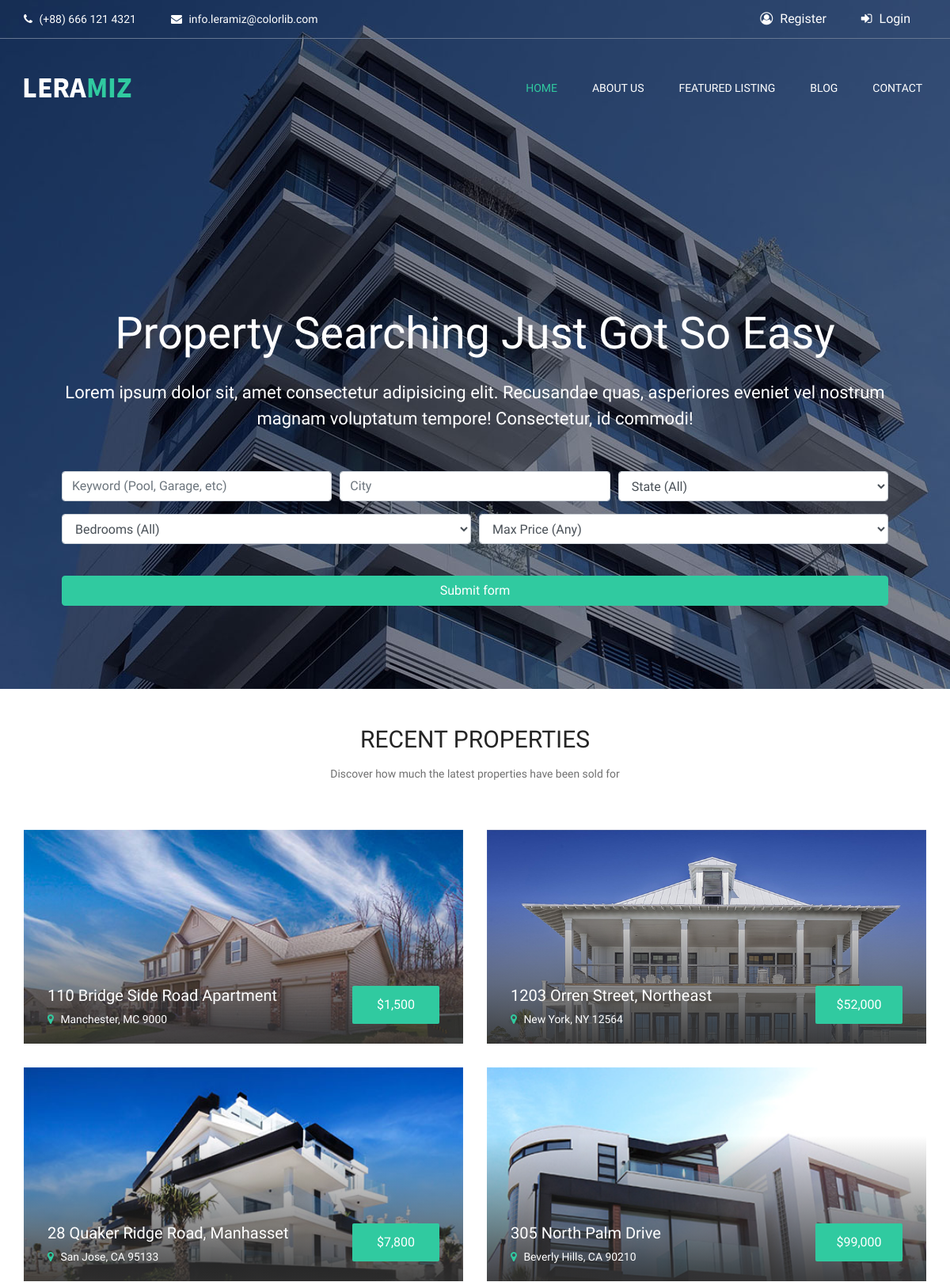
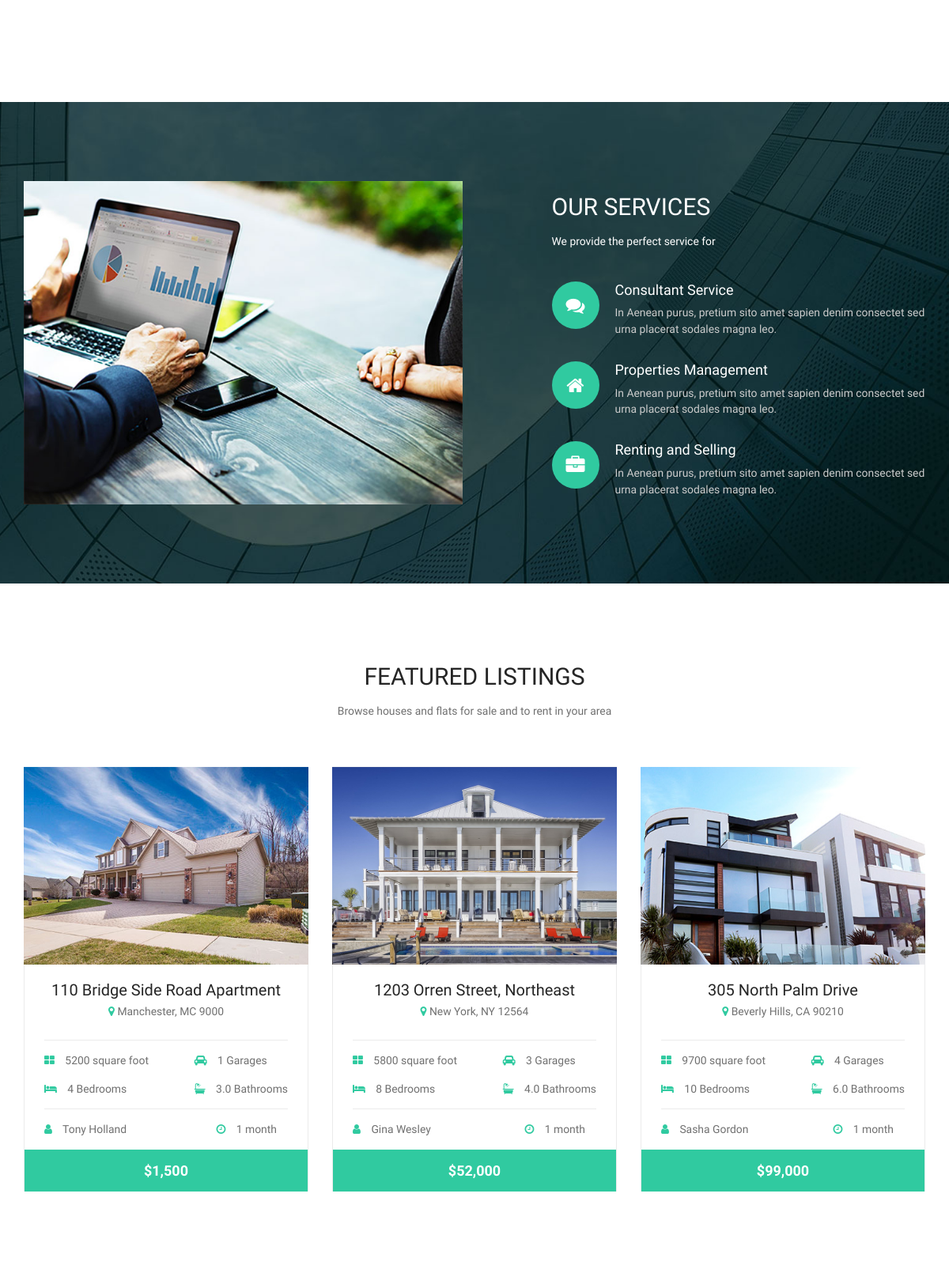
The page / (upper part) on the database its author committed (2 pictures, top to bottom).
### listings/models.py (models this page shows, shortened)
class Listing(models.Model):
    realtor = models.ForeignKey(Realtor, on_delete=models.DO_NOTHING)
    category = models.ForeignKey(Category, on_delete=models.CASCADE)
    title = models.CharField(max_length=120)
    city = models.CharField(max_length=200)
    state = models.CharField(max_length=200)
    zipcode = models.CharField(max_length=20)
    description = models.TextField(blank=True)
    price = models.IntegerField()
    bedrooms = models.IntegerField()
    bathrooms = models.DecimalField(max_digits=2, decimal_places=1)
    garage = models.IntegerField(default=0)
    sqft = models.IntegerField()
    ac = models.CharField(max_length=200)
    heater = models.CharField(max_length=200)
    city_views = models.CharField(max_length=200)
    tel = models.CharField(max_length=200)
    internet = models.CharField(max_length=200)
    laundry = models.CharField(max_length=200)
    metro = models.CharField(max_length=200)
    electric = models.CharField(max_length=200)
    is_publish = models.BooleanField(default=True)
    list_date = models.DateTimeField(default=datetime.now, blank=True)
    is_featured = models.BooleanField(default=False)
    sale_type = models.BooleanField(default=False)
    photo_main = models.ImageField(upload_to='photos/%Y/%m/%d/')
    photo_1 = models.ImageField(upload_to='photos/%Y/%m/%d/', blank=True)
    photo_2 = models.ImageField(upload_to='photos/%Y/%m/%d/', blank=True)
    photo_3 = models.ImageField(upload_to='photos/%Y/%m/%d/', blank=True)
    photo_4 = models.ImageField(upload_to='photos/%Y/%m/%d/', blank=True)
    photo_5 = models.ImageField(upload_to='photos/%Y/%m/%d/', blank=True)

### realtors/models.py (models this page shows, shortened)
class Realtor(models.Model):
    avatar = models.ImageField(upload_to='photos/%Y/%m/%d/')
    name = models.CharField(max_length=150)
    designation = models.CharField(max_length=150)
    phone = models.CharField(max_length=150)
    email = models.CharField(max_length=150)
    fb_link = models.URLField()
    insta_link = models.URLField()
    twitter_link = models.URLField()

### pages/views.py (the view)
# urls.py: path('', views.index, name='blog'),
def index(request):
    recent = Listing.objects.filter(is_publish=True).order_by('-list_date')[:4]
    featured = Listing.objects.filter(is_featured=True).order_by('-list_date')[:3]
    sale = Listing.objects.filter(sale_type=True).order_by('-list_date')[:4]
    cat_property = Category.objects.all()
    blog = Article.objects.order_by('-posted_on')[:3]
    testimonials = Testimonial.objects.all()
    context = {
        "recent": recent,
        "featured": featured,
        "sale": sale,
        "cat_property": cat_property,
        "blog": blog,
        "bedroom_choices": bedroom_choices,
        "price_choices": price_choices,
        "state_choices": state_choices,
        "testimonials": testimonials,
    }
    return render(request, "pages/index.html", context)

### templates/pages/index.html (shortened to what this page needs)
{% extends 'base.html' %}
{% load static %}
{% load humanize %}
{% block content %}
<section class="hero-section set-bg" data-setbg="{% static 'img/bg.jpg' %}">
    <div class="container hero-text text-white">
      <div class="home-search">
        <div class="overlay p-5">
          <h1 class="display-4 mb-4">
            Property Searching Just Got So Easy
          </h1>
          <p class="lead">Lorem ipsum dolor sit, amet consectetur adipisicing elit. Recusandae quas, asperiores eveniet vel nostrum magnam
            voluptatum tempore! Consectetur, id commodi!</p>
          <div class="search">
            <form action="{% url 'search' %}" method="GET">
              <div class="form-row">
                <div class="col-md-4 mb-3">
                  <input type="text" name="keywords" class="form-control" placeholder="Keyword (Pool, Garage, etc)">
                </div>
                <div class="col-md-4 mb-3">
                  <input type="text" name="city" class="form-control" placeholder="City">
                </div>
                <div class="col-md-4 mb-3">
                  <select name="state" class="form-control">
                    <option selected="true" disabled="disabled">State (All)</option>
                  </select>
                </div>
              </div>
              <div class="form-row">
                <div class="col-md-6 mb-3">
                  <select name="bedrooms" class="form-control">
                    <option selected="true" disabled="disabled">Bedrooms (All)</option>
                  </select>
                </div>
                <div class="col-md-6 mb-3">
                  <select name="price" class="form-control" id="type">
                    <option selected="true" disabled="disabled">Max Price (Any)</option>
                  </select>
                </div>
              </div>
              <button class="btn btn-secondary btn-block mt-4" type="submit">Submit form</button>
            </form>
          </div>
        </div>
      </div>
    </div>
</section>
<section class="properties-section spad">
    <div class="container">
        <div class="section-title text-center">
            <h3>RECENT PROPERTIES</h3>
            <p>Discover how much the latest properties have been sold for</p>
        </div>
        <div class="row">
            {% if recent %}
                {% for r in recent %}
                    <div class="col-md-6">
                        <div class="propertie-item set-bg" data-setbg="{{ r.photo_main.url }}">
                            <div class="propertie-info text-white">
                                <div class="info-warp">
                                    <h5>{{ r.title }}</h5>
                                    <p><i class="fa fa-map-marker"></i> {{ r.city }}, {{ r.state }} {{ r.zipcode }}</p>
                                </div>
                                <div class="price">${{ r.price | intcomma }}</div>
                            </div>
                        </div>
                    </div>
                {% endfor %}
            {% else %}
                <div class="col-md-12 text-center">
                    <h2>No Listings Available</h2>
                </div>
            {% endif %}
        </div>
    </div>
</section>
<section class="services-section spad set-bg" data-setbg="{% static 'img/service-bg.jpg' %}">
    <div class="container">
        <div class="row">
            <div class="col-lg-6">
                <img src="{% static 'img/service.jpg' %}" alt="">
            </div>
            <div class="col-lg-5 offset-lg-1 pl-lg-0">
                <div class="section-title text-white">
                    <h3>OUR SERVICES</h3>
                    <p>We provide the perfect service for </p>
                </div>
                <div class="services">
                    <div class="service-item">
                        <i class="fa fa-comments"></i>
                        <div class="service-text">
                            <h5>Consultant Service</h5>
                            <p>In Aenean purus, pretium sito amet sapien denim consectet sed urna placerat sodales magna leo.</p>
                        </div>
                    </div>
                    <div class="service-item">
                        <i class="fa fa-home"></i>
                        <div class="service-text">
                            <h5>Properties Management</h5>
                            <p>In Aenean purus, pretium sito amet sapien denim consectet sed urna placerat sodales magna leo.</p>
                        </div>
                    </div>
                    <div class="service-item">
                        <i class="fa fa-briefcase"></i>
                        <div class="service-text">
                            <h5>Renting and Selling</h5>
                            <p>In Aenean purus, pretium sito amet sapien denim consectet sed urna placerat sodales magna leo.</p>
                        </div>
                    </div>
                </div>
            </div>
        </div>
    </div>
</section>
<section class="feature-section spad">
    <div class="container">
        <div class="section-title text-center">
            <h3>Featured Listings</h3>
            <p>Browse houses and flats for sale and to rent in your area</p>
        </div>
        <div class="row">
            {% if featured %}
                {% for f in featured %}
                    <div class="col-lg-4 col-md-6">
                        <div class="feature-item">
                            <div class="feature-pic set-bg" data-setbg="{{ f.photo_main.url }}">
                            </div>
                            <div class="feature-text">
                                <div class="text-center feature-title">
                                    <h5>{{ f.title }}</h5>
                                    <p><i class="fa fa-map-marker"></i> {{ f.city }}, {{ f.state }} {{ f.zipcode }}</p>
                                </div>
                                <div class="room-info-warp">
                                    <div class="room-info">
                                        <div class="rf-left">
                                            <p><i class="fa fa-th-large"></i> {{ f.sqft }} square foot</p>
                                            <p><i class="fa fa-bed"></i> {{ f.bedrooms }} Bedrooms</p>
                                        </div>
                                        <div class="rf-right">
                                            <p><i class="fa fa-car"></i> {{ f.garage }} Garages</p>
                                            <p><i class="fa fa-bath"></i> {{ f.bathrooms }} Bathrooms</p>
                                        </div>
                                    </div>
                                    <div class="room-info">
                                        <div class="rf-left">
                                            <p><i class="fa fa-user"></i> {{ f.realtor.name }}</p>
                                        </div>
                                        <div class="rf-right">
                                            <p><i class="fa fa-clock-o"></i> {{ f.list_date | timesince }}</p>
                                        </div>
                                    </div>
                                </div>
                                <a href="{% url 'single_listing' f.id %}" class="room-price">${{ f.price | intcomma }}</a>
                            </div>
                        </div>
                    </div>
                {% endfor %}
            {% else %}
                <div class="col-md-12 text-center">
                    <h2>No Featured Property</h2>
                </div>
            {% endif %}
        </div>
    </div>
</section>
{% endblock %}

### leramiz/static/css/style.css (style rules this page uses)
html, body { height: 100%; font-family: 'Source Sans Pro', sans-serif; -webkit-font-smoothing: antialiased; font-smoothing: antialiased; }
h1, h2, h3, h4, h5, h6 { margin: 0; font-weight: 600; color: #252525; }
h1 { font-size: 70px; }
h3 { font-size: 30px; }
h5 { font-size: 20px; }
p { font-size: 13.9px; color: #707070; }
img { max-width: 100%; }
.section-title { margin-bottom: 60px; }
.section-title h3 { font-weight: 400; margin-bottom: 15px; text-transform: uppercase; }
.section-title p { margin-bottom: 0; }
.set-bg { background-repeat: no-repeat; background-size: cover; background-position: top center; }
.spad { padding-top: 100px; padding-bottom: 100px; }
.text-white h1, .text-white h2, .text-white h3, .text-white h4, .text-white h5, .text-white p, .text-white span, .text-white li, .text-white a { color: #fff; }
.hero-section { position: relative; height: 870px; margin-bottom: -54px; }
.hero-text { padding-top: 340px; text-align: center; }
.hero-text p { font-size: 22px; margin-bottom: 50px; }
.propertie-item { height: 270px; position: relative; margin-bottom: 30px; position: relative; }
.propertie-item:after { position: absolute; content: ""; width: 100%; height: 100%; left: 0; top: 0; background: -webkit-gradient(linear, left top, left bottom, from(rgba(0, 0, 0, 0)), color-stop(32%, rgba(15, 15, 15, 0)), to(rgba(48, 48, 48, 0.9))); background: -o-linear-gradient(top, rgba(0, 0, 0, 0) 0%, rgba(15, 15, 15, 0) 32%, rgba(48, 48, 48, 0.9) 100%); background: linear-gradient(to bottom, rgba(0, 0, 0, 0) 0%, rgba(15, 15, 15, 0) 32%, rgba(48, 48, 48, 0.9) 100%); filter: progid:DXImageTransform.Microsoft.gradient( startColorstr='#00000000', endColorstr='#e6303030', GradientType=0); }
.propertie-info { position: absolute; left: 0; bottom: 0; width: 100%; padding: 30px; padding-bottom: 20px; z-index: 5; }
.propertie-info h5 { margin-bottom: 8px; font-weight: 400; }
.propertie-info p { margin-bottom: 0; }
.propertie-info p i { color: #30caa0; margin-right: 5px; }
.propertie-info .info-warp { float: left; }
.propertie-info .price { float: right; background: #30caa0; padding: 12px; min-width: 110px; text-align: center; border-radius: 2px; }
.services-section .section-title { margin-bottom: 40px; padding-top: 15px; }
.service-item { margin-bottom: 30px; }
.service-item:last-child { margin-bottom: 0; }
.service-item i { height: 60px; width: 60px; background: #30caa0; border-radius: 50%; text-align: center; padding-top: 18px; color: #fff; font-size: 24px; float: left; }
.service-item .service-text { padding-left: 80px; }
.service-item .service-text h5 { font-weight: 400; color: #fff; font-size: 18px; margin-bottom: 8px; }
.service-item .service-text p { margin-bottom: 0; color: #cccccc; }
.feature-section .container { margin-bottom: -50px; }
.feature-item { margin-bottom: 50px; }
.feature-item .room-price { display: block; font-size: 18px; font-weight: 600; background: #fff; text-align: center; padding: 13px; background: #30caa0; color: #fff; }
.feature-pic { height: 250px; }
.feature-text { border-left: 1px solid #ebebeb; border-right: 1px solid #ebebeb; }
.feature-title { padding-top: 20px; }
.feature-title h5 { font-weight: 400; margin-bottom: 5px; }
.feature-title p { margin-bottom: 0; }
.feature-title p i { color: #30caa0; }
.room-info-warp { padding: 25px; padding-bottom: 0; }
.room-info { border-top: 1px solid #ebebeb; padding-top: 15px; overflow: hidden; }
.room-info p { margin-bottom: 15px; }
.room-info p i { color: #30caa0; margin-right: 10px; }
.room-info:last-child .rf-right { padding-right: 14px; }
.room-info .rf-left { float: left; }
.room-info .rf-right { float: right; }
@media (min-width: 1200px) { .container { max-width: 1170px; } }
.btn-secondary { color: #fff; background-color: #30caa0; border-color: #30caa0; }

### rows shown on the page
Listing: shows a picture, title "110 Bridge Side Road Apartment", city "Manchester", state "MC", zipcode "9000", price "1,500", sqft "5200", bedrooms "4", garage "1", bathrooms "3.0", realtor.name "Tony Holland", list_date "1 month"
Listing: shows a picture, title "1203 Orren Street, Northeast", city "New York", state "NY", zipcode "12564", price "52,000", sqft "5800", bedrooms "8", garage "3", bathrooms "4.0", realtor.name "Gina Wesley", list_date "1 month"
Listing: shows a picture, title "28 Quaker Ridge Road, Manhasset", city "San Jose", state "CA", zipcode "95133", price "7,800"
Listing: shows a picture, title "305 North Palm Drive", city "Beverly Hills", state "CA", zipcode "90210", price "99,000", sqft "9700", bedrooms "10", garage "4", bathrooms "6.0", realtor.name "Sasha Gordon", list_date "1 month"
